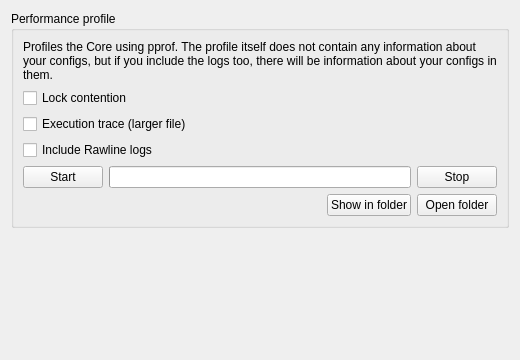
<?xml version="1.0" encoding="UTF-8"?>
<ui version="4.0">
 <class>DiagnosticsTab</class>
 <widget class="QWidget" name="DiagnosticsTab">
  <property name="geometry">
   <rect>
    <x>0</x>
    <y>0</y>
    <width>520</width>
    <height>360</height>
   </rect>
  </property>
  <layout class="QVBoxLayout" name="rootLayout">
   <item>
    <widget class="QGroupBox" name="groupProfile">
     <property name="title">
      <string>Performance profile</string>
     </property>
     <layout class="QVBoxLayout" name="profileLayout">
      <item>
       <widget class="QLabel" name="intro">
        <property name="text">
         <string>Profiles the Core using pprof. The profile itself does not contain any information about your configs, but if you include the logs too, there will be information about your configs in them.</string>
        </property>
        <property name="wordWrap">
         <bool>true</bool>
        </property>
       </widget>
      </item>
      <item>
       <widget class="QCheckBox" name="contention">
        <property name="toolTip">
         <string>Records where goroutines wait on locks and channels.</string>
        </property>
        <property name="text">
         <string>Lock contention</string>
        </property>
       </widget>
      </item>
      <item>
       <widget class="QCheckBox" name="trace">
        <property name="text">
         <string>Execution trace (larger file)</string>
        </property>
       </widget>
      </item>
      <item>
       <widget class="QCheckBox" name="includeLogs">
        <property name="toolTip">
         <string>Logs contain visited domains and server addresses.</string>
        </property>
        <property name="text">
         <string>Include Rawline logs</string>
        </property>
       </widget>
      </item>
      <item>
       <layout class="QHBoxLayout" name="captureRow">
        <item>
         <widget class="QPushButton" name="startButton">
          <property name="text">
           <string>Start</string>
          </property>
         </widget>
        </item>
        <item>
         <widget class="QProgressBar" name="progress">
          <property name="textVisible">
           <bool>false</bool>
          </property>
         </widget>
        </item>
        <item>
         <widget class="QPushButton" name="stopButton">
          <property name="text">
           <string>Stop</string>
          </property>
         </widget>
        </item>
       </layout>
      </item>
      <item>
       <layout class="QHBoxLayout" name="resultRow">
        <item>
         <widget class="QLabel" name="status">
          <property name="sizePolicy">
           <sizepolicy hsizetype="Expanding" vsizetype="Preferred">
            <horstretch>0</horstretch>
            <verstretch>0</verstretch>
           </sizepolicy>
          </property>
          <property name="text">
           <string notr="true"/>
          </property>
          <property name="wordWrap">
           <bool>true</bool>
          </property>
          <property name="textInteractionFlags">
           <set>Qt::TextInteractionFlag::TextSelectableByMouse</set>
          </property>
         </widget>
        </item>
        <item>
         <widget class="QPushButton" name="showInFolder">
          <property name="text">
           <string>Show in folder</string>
          </property>
         </widget>
        </item>
        <item>
         <widget class="QPushButton" name="openFolder">
          <property name="text">
           <string>Open folder</string>
          </property>
         </widget>
        </item>
       </layout>
      </item>
     </layout>
    </widget>
   </item>
   <item>
    <spacer name="bottomSpacer">
     <property name="orientation">
      <enum>Qt::Orientation::Vertical</enum>
     </property>
     <property name="sizeHint" stdset="0">
      <size>
       <width>0</width>
       <height>0</height>
      </size>
     </property>
    </spacer>
   </item>
  </layout>
 </widget>
 <resources/>
 <connections/>
</ui>
